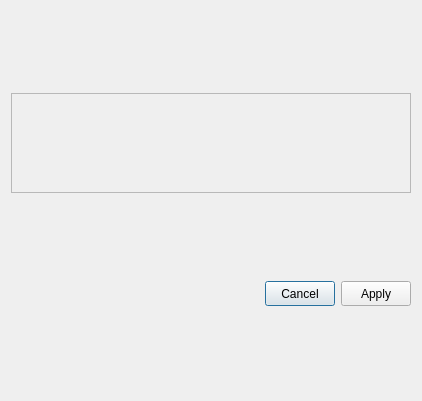
<?xml version="1.0" encoding="UTF-8"?>
<ui version="4.0">
 <class>ChooseActiveEventFileWindow</class>
 <widget class="QDialog" name="ChooseActiveEventFileWindow">
  <property name="geometry">
   <rect>
    <x>0</x>
    <y>0</y>
    <width>418</width>
    <height>401</height>
   </rect>
  </property>
  <property name="windowTitle">
   <string>Dialog</string>
  </property>
  <layout class="QVBoxLayout" name="verticalLayout_4">
   <item>
    <widget class="QScrollArea" name="scrollArea_2">
     <property name="minimumSize">
      <size>
       <width>400</width>
       <height>100</height>
      </size>
     </property>
     <property name="maximumSize">
      <size>
       <width>16777215</width>
       <height>100</height>
      </size>
     </property>
     <property name="widgetResizable">
      <bool>true</bool>
     </property>
     <widget class="QWidget" name="scrollAreaWidgetContents_2">
      <property name="geometry">
       <rect>
        <x>0</x>
        <y>0</y>
        <width>398</width>
        <height>98</height>
       </rect>
      </property>
      <layout class="QVBoxLayout" name="verticalLayout_6">
       <property name="leftMargin">
        <number>0</number>
       </property>
       <property name="topMargin">
        <number>0</number>
       </property>
       <property name="rightMargin">
        <number>0</number>
       </property>
       <property name="bottomMargin">
        <number>0</number>
       </property>
       <item>
        <layout class="QVBoxLayout" name="fileReferenceLayout"/>
       </item>
      </layout>
     </widget>
    </widget>
   </item>
   <item>
    <layout class="QVBoxLayout" name="verticalLayout">
     <item>
      <layout class="QHBoxLayout" name="wrapperLayout">
       <property name="leftMargin">
        <number>0</number>
       </property>
       <property name="topMargin">
        <number>0</number>
       </property>
       <property name="rightMargin">
        <number>0</number>
       </property>
       <property name="bottomMargin">
        <number>0</number>
       </property>
      </layout>
     </item>
    </layout>
   </item>
   <item>
    <layout class="QHBoxLayout" name="horizontalLayout">
     <item>
      <spacer name="horizontalSpacer">
       <property name="orientation">
        <enum>Qt::Horizontal</enum>
       </property>
       <property name="sizeHint" stdset="0">
        <size>
         <width>40</width>
         <height>20</height>
        </size>
       </property>
      </spacer>
     </item>
     <item>
      <widget class="QPushButton" name="cancelButton">
       <property name="minimumSize">
        <size>
         <width>70</width>
         <height>25</height>
        </size>
       </property>
       <property name="maximumSize">
        <size>
         <width>70</width>
         <height>25</height>
        </size>
       </property>
       <property name="text">
        <string>Cancel</string>
       </property>
      </widget>
     </item>
     <item>
      <widget class="QPushButton" name="applyButton">
       <property name="minimumSize">
        <size>
         <width>70</width>
         <height>25</height>
        </size>
       </property>
       <property name="maximumSize">
        <size>
         <width>70</width>
         <height>25</height>
        </size>
       </property>
       <property name="text">
        <string>Apply</string>
       </property>
      </widget>
     </item>
    </layout>
   </item>
  </layout>
 </widget>
 <resources/>
 <connections/>
</ui>
